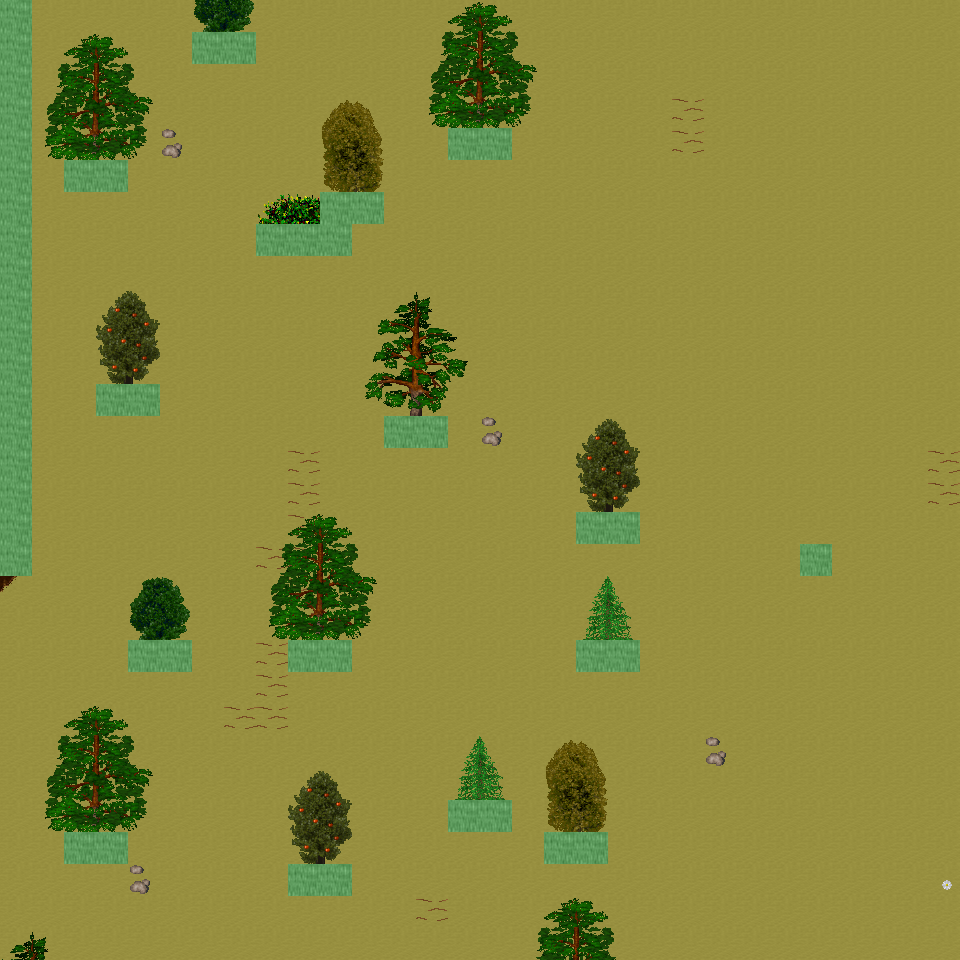

Below is a game level as drawn by its tile map, then a one-line description and the .tmx that defines it (tile-layer data replaced by summaries):
An orthogonal 30x30 tile map with 32x32 px tiles, 6 tile layers (Ground, Object, Object2, Above, ...), 34 tilesets and 4 objects (4x mapExit).

<map version="1.0" orientation="orthogonal" renderorder="right-down" width="30" height="30" tilewidth="32" tileheight="32" nextobjectid="5">
  <tileset firstgid="1" name="tileset_ground_ground" tilewidth="32" tileheight="32" tilecount="33" columns="3">
    <image source="../drawable/tileset_ground_ground.png" width="96" height="352" />
  </tileset>
  <tileset firstgid="34" name="tileset_ground_rock_pebbles" tilewidth="32" tileheight="32" tilecount="3" columns="1">
    <image source="../drawable/tileset_ground_rock_pebbles.png" width="32" height="96" />
  </tileset>
  <tileset firstgid="37" name="tileset_ground_grass_edges" tilewidth="32" tileheight="32" tilecount="36" columns="12">
    <image source="../drawable/tileset_ground_grass_edges.png" width="384" height="96" />
  </tileset>
  <tileset firstgid="73" name="tileset_plant_flower_daisy_white" tilewidth="32" tileheight="32" tilecount="8" columns="2">
    <image source="../drawable/tileset_plant_flower_daisy_white.png" width="64" height="128" />
  </tileset>
  <tileset firstgid="81" name="tileset_ground_ridge_earth_dark" tilewidth="32" tileheight="32" tilecount="96" columns="12">
    <image source="../drawable/tileset_ground_ridge_earth_dark.png" width="384" height="256" />
  </tileset>
  <tileset firstgid="177" name="tileset_plant_grasses" tilewidth="32" tileheight="32" tilecount="6" columns="3">
    <image source="../drawable/tileset_plant_grasses.png" width="96" height="64" />
  </tileset>
  <tileset firstgid="183" name="tileset_ground_earth_edges" tilewidth="32" tileheight="32" tilecount="18" columns="6">
    <image source="../drawable/tileset_ground_earth_edges.png" width="192" height="96" />
  </tileset>
  <tileset firstgid="201" name="tileset_item_statue_green_stone_3" tilewidth="32" tileheight="32" tilecount="3" columns="1">
    <image source="../drawable/tileset_item_statue_green_stone_3.png" width="32" height="96" />
  </tileset>
  <tileset firstgid="204" name="tileset_ground_rock_rocks_2" tilewidth="32" tileheight="32" tilecount="4" columns="2">
    <image source="../drawable/tileset_ground_rock_rocks_2.png" width="64" height="64" />
  </tileset>
  <tileset firstgid="208" name="tileset_item_corpse_huge_animal" tilewidth="32" tileheight="32" tilecount="16" columns="2">
    <image source="../drawable/tileset_item_corpse_huge_animal.png" width="64" height="256" />
  </tileset>
  <tileset firstgid="224" name="tileset_item_statue_green_stone" tilewidth="32" tileheight="32" tilecount="12" columns="4">
    <image source="../drawable/tileset_item_statue_green_stone.png" width="128" height="96" />
  </tileset>
  <tileset firstgid="236" name="tileset_logic_creature_animal" tilewidth="32" tileheight="32" tilecount="32" columns="8">
    <image source="../drawable/tileset_logic_creature_animal.png" width="256" height="128" />
  </tileset>
  <tileset firstgid="268" name="tileset_logic_collision" tilewidth="32" tileheight="32" tilecount="1" columns="1">
    <image source="../drawable/tileset_logic_collision.png" width="32" height="32" />
  </tileset>
  <tileset firstgid="269" name="tileset_plant_tree_taller_trees" tilewidth="32" tileheight="32" tilecount="32" columns="8">
    <image source="../drawable/tileset_plant_tree_taller_trees.png" width="256" height="128" />
  </tileset>
  <tileset firstgid="301" name="tileset_plant_tree_spruce" tilewidth="32" tileheight="32" tilecount="6" columns="2">
    <image source="../drawable/tileset_plant_tree_spruce.png" width="64" height="96" />
  </tileset>
  <tileset firstgid="307" name="tileset_plant_bush_bush_mult_colored" tilewidth="32" tileheight="32" tilecount="6" columns="3">
    <image source="../drawable/tileset_plant_bush_bush_mult_colored.png" width="96" height="64" />
  </tileset>
  <tileset firstgid="313" name="tileset_plant_bush_bush_pinks" tilewidth="32" tileheight="32" tilecount="4" columns="2">
    <image source="../drawable/tileset_plant_bush_bush_pinks.png" width="64" height="64" />
  </tileset>
  <tileset firstgid="317" name="tileset_plant_flower_flower_bed_1" tilewidth="32" tileheight="32" tilecount="35" columns="7">
    <image source="../drawable/tileset_plant_flower_flower_bed_1.png" width="224" height="160" />
  </tileset>
  <tileset firstgid="352" name="tileset_plant_flower_small_flower_bed" tilewidth="32" tileheight="32" tilecount="12" columns="3">
    <image source="../drawable/tileset_plant_flower_small_flower_bed.png" width="96" height="128" />
  </tileset>
  <tileset firstgid="364" name="tileset_plant_flower_small_flower_bed_2" tilewidth="32" tileheight="32" tilecount="12" columns="3">
    <image source="../drawable/tileset_plant_flower_small_flower_bed_2.png" width="96" height="128" />
  </tileset>
  <tileset firstgid="376" name="tileset_furniture_chair_bench_wooden" tilewidth="32" tileheight="32" tilecount="8" columns="2">
    <image source="../drawable/tileset_furniture_chair_bench_wooden.png" width="64" height="128" />
  </tileset>
  <tileset firstgid="384" name="tileset_building_decoration_pool" tilewidth="32" tileheight="32" tilecount="9" columns="3">
    <image source="../drawable/tileset_building_decoration_pool.png" width="96" height="96" />
  </tileset>
  <tileset firstgid="393" name="tileset_building_decoration_stone_details" tilewidth="32" tileheight="32" tilecount="4" columns="2">
    <image source="../drawable/tileset_building_decoration_stone_details.png" width="64" height="64" />
  </tileset>
  <tileset firstgid="397" name="tileset_building_decoration_orbpedestal" tilewidth="32" tileheight="32" tilecount="2" columns="1">
    <image source="../drawable/tileset_building_decoration_orbpedestal.png" width="32" height="64" />
  </tileset>
  <tileset firstgid="399" name="tileset_object_birds" tilewidth="32" tileheight="32" tilecount="4" columns="2">
    <image source="../drawable/tileset_object_birds.png" width="64" height="64" />
  </tileset>
  <tileset firstgid="403" name="tileset_building_gazebo" tilewidth="32" tileheight="32" tilecount="21" columns="3">
    <image source="../drawable/tileset_building_gazebo.png" width="96" height="224" />
  </tileset>
  <tileset firstgid="424" name="tileset_ground_green_paving" tilewidth="32" tileheight="32" tilecount="18" columns="3">
    <image source="../drawable/tileset_ground_green_paving.png" width="96" height="192" />
  </tileset>
  <tileset firstgid="442" name="tileset_plant_tree_pine_tree" tilewidth="32" tileheight="32" tilecount="20" columns="4">
    <image source="../drawable/tileset_plant_tree_pine_tree.png" width="128" height="160" />
  </tileset>
  <tileset firstgid="462" name="tileset_plant_tree_pine_tree_1" tilewidth="32" tileheight="32" tilecount="20" columns="4">
    <image source="../drawable/tileset_plant_tree_pine_tree_1.png" width="128" height="160" />
  </tileset>
  <tileset firstgid="482" name="tileset_plant_tree_cherry_blossom_tree" tilewidth="32" tileheight="32" tilecount="9" columns="3">
    <image source="../drawable/tileset_plant_tree_cherry_blossom_tree.png" width="96" height="96" />
  </tileset>
  <tileset firstgid="491" name="tileset_logic_item_fruits" tilewidth="32" tileheight="32" tilecount="10" columns="10">
    <image source="../drawable/tileset_logic_item_fruits.png" width="256" height="64" />
  </tileset>
  <tileset firstgid="501" name="tileset_plant_bushes_and_trees" tilewidth="32" tileheight="32" tilecount="144" columns="16">
    <image source="../drawable/tileset_plant_bushes_and_trees.png" width="512" height="289" />
  </tileset>
  <tileset firstgid="645" name="tileset_plant_bush_leafy" tilewidth="32" tileheight="32" tilecount="48" columns="8">
    <image source="../drawable/tileset_plant_bush_leafy.png" width="256" height="192" />
  </tileset>
  <tileset firstgid="693" name="tileset_plant_bush_flowering" tilewidth="32" tileheight="32" tilecount="72" columns="8">
    <image source="../drawable/tileset_plant_bush_flowering.png" width="256" height="288" />
  </tileset>
  <layer name="Ground" width="30" height="30">
    <data>[900 cells, 900 non-empty, 1 distinct tile ids]</data>
  </layer>
  <layer name="Object" width="30" height="30">
    <data>[900 cells, 70 non-empty, 20 distinct tile ids]</data>
  </layer>
  <layer name="Object2" width="30" height="30">
    <data>[900 cells, 2 non-empty, 2 distinct tile ids]</data>
  </layer>
  <layer name="Above" width="30" height="30">
    <data>[900 cells, 129 non-empty, 54 distinct tile ids]</data>
  </layer>
  <layer name="Above2" width="30" height="30">
    <data>[900 cells, 0 non-empty, 0 distinct tile ids]</data>
  </layer>
  <layer name="Walkable" width="30" height="30">
    <data>[900 cells, 50 non-empty, 1 distinct tile ids]</data>
  </layer>
  <objectgroup name="MapEvents">
    <object id="1" name="north" type="mapExit" x="32" y="0" width="928" height="32">
      <properties>
        <property name="map" value="level_0_x69_y44" />
        <property name="x" value="1" />
        <property name="y" value="28" />
      </properties>
    </object>
    <object id="2" name="south" type="mapExit" x="0" y="928" width="960" height="32">
      <properties>
        <property name="map" value="level_0_x69_y46" />
        <property name="x" value="0" />
        <property name="y" value="1" />
      </properties>
    </object>
    <object id="3" name="west" type="mapExit" x="0" y="576" width="32" height="384">
      <properties>
        <property name="map" value="level_0_x68_y45" />
        <property name="x" value="28" />
        <property name="y" value="18" />
      </properties>
    </object>
    <object id="4" name="east" type="mapExit" x="928" y="0" width="32" height="960">
      <properties>
        <property name="map" value="level_0_x70_y45" />
        <property name="x" value="1" />
        <property name="y" value="0" />
      </properties>
    </object>
  </objectgroup>
</map>
